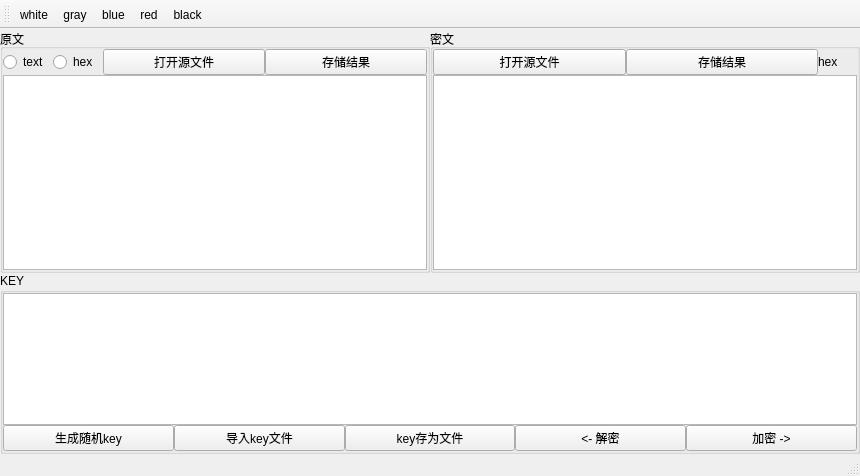
<?xml version="1.0" encoding="UTF-8"?>
<ui version="4.0">
 <class>MainWindow</class>
 <widget class="QMainWindow" name="MainWindow">
  <property name="geometry">
   <rect>
    <x>0</x>
    <y>0</y>
    <width>860</width>
    <height>476</height>
   </rect>
  </property>
  <property name="windowTitle">
   <string>MainWindow</string>
  </property>
  <property name="styleSheet">
   <string notr="true"/>
  </property>
  <widget class="QWidget" name="centralWidget">
   <layout class="QVBoxLayout" name="verticalLayout" stretch="0,0">
    <property name="spacing">
     <number>0</number>
    </property>
    <property name="leftMargin">
     <number>0</number>
    </property>
    <property name="topMargin">
     <number>0</number>
    </property>
    <property name="rightMargin">
     <number>0</number>
    </property>
    <property name="bottomMargin">
     <number>0</number>
    </property>
    <item>
     <widget class="QWidget" name="widget" native="true">
      <layout class="QHBoxLayout" name="horizontalLayout">
       <property name="spacing">
        <number>0</number>
       </property>
       <property name="leftMargin">
        <number>0</number>
       </property>
       <property name="topMargin">
        <number>0</number>
       </property>
       <property name="rightMargin">
        <number>0</number>
       </property>
       <property name="bottomMargin">
        <number>0</number>
       </property>
       <item>
        <widget class="QGroupBox" name="groupBox">
         <property name="title">
          <string>原文</string>
         </property>
         <layout class="QVBoxLayout" name="verticalLayout_2">
          <property name="spacing">
           <number>0</number>
          </property>
          <property name="leftMargin">
           <number>0</number>
          </property>
          <property name="topMargin">
           <number>0</number>
          </property>
          <property name="rightMargin">
           <number>0</number>
          </property>
          <property name="bottomMargin">
           <number>0</number>
          </property>
          <item>
           <widget class="QWidget" name="widget_2" native="true">
            <layout class="QHBoxLayout" name="horizontalLayout_4">
             <property name="spacing">
              <number>0</number>
             </property>
             <property name="leftMargin">
              <number>0</number>
             </property>
             <property name="topMargin">
              <number>0</number>
             </property>
             <property name="rightMargin">
              <number>0</number>
             </property>
             <property name="bottomMargin">
              <number>0</number>
             </property>
             <item>
              <widget class="QRadioButton" name="radioButton">
               <property name="maximumSize">
                <size>
                 <width>50</width>
                 <height>16777215</height>
                </size>
               </property>
               <property name="text">
                <string>text</string>
               </property>
              </widget>
             </item>
             <item>
              <widget class="QRadioButton" name="radioButton_2">
               <property name="maximumSize">
                <size>
                 <width>50</width>
                 <height>16777215</height>
                </size>
               </property>
               <property name="text">
                <string>hex</string>
               </property>
              </widget>
             </item>
             <item>
              <widget class="QPushButton" name="pushButton_8">
               <property name="text">
                <string>打开源文件</string>
               </property>
              </widget>
             </item>
             <item>
              <widget class="QPushButton" name="pushButton_11">
               <property name="text">
                <string>存储结果</string>
               </property>
              </widget>
             </item>
            </layout>
           </widget>
          </item>
          <item>
           <widget class="QTextEdit" name="textEdit">
            <property name="readOnly">
             <bool>false</bool>
            </property>
           </widget>
          </item>
         </layout>
        </widget>
       </item>
       <item>
        <widget class="QGroupBox" name="groupBox_2">
         <property name="title">
          <string>密文</string>
         </property>
         <layout class="QVBoxLayout" name="verticalLayout_3">
          <property name="spacing">
           <number>0</number>
          </property>
          <property name="leftMargin">
           <number>0</number>
          </property>
          <property name="topMargin">
           <number>0</number>
          </property>
          <property name="rightMargin">
           <number>0</number>
          </property>
          <property name="bottomMargin">
           <number>0</number>
          </property>
          <item>
           <widget class="QWidget" name="widget_5" native="true">
            <layout class="QHBoxLayout" name="horizontalLayout_5">
             <property name="spacing">
              <number>0</number>
             </property>
             <property name="leftMargin">
              <number>0</number>
             </property>
             <property name="topMargin">
              <number>0</number>
             </property>
             <property name="rightMargin">
              <number>0</number>
             </property>
             <property name="bottomMargin">
              <number>0</number>
             </property>
             <item>
              <widget class="QPushButton" name="pushButton_12">
               <property name="text">
                <string>打开源文件</string>
               </property>
              </widget>
             </item>
             <item>
              <widget class="QPushButton" name="pushButton_9">
               <property name="text">
                <string>存储结果</string>
               </property>
              </widget>
             </item>
             <item>
              <widget class="QLabel" name="label">
               <property name="maximumSize">
                <size>
                 <width>39</width>
                 <height>16777215</height>
                </size>
               </property>
               <property name="text">
                <string>hex</string>
               </property>
              </widget>
             </item>
            </layout>
           </widget>
          </item>
          <item>
           <widget class="QTextEdit" name="textEdit_2">
            <property name="readOnly">
             <bool>false</bool>
            </property>
           </widget>
          </item>
         </layout>
        </widget>
       </item>
      </layout>
     </widget>
    </item>
    <item>
     <widget class="QGroupBox" name="groupBox_3">
      <property name="maximumSize">
       <size>
        <width>16777215</width>
        <height>181</height>
       </size>
      </property>
      <property name="title">
       <string>KEY</string>
      </property>
      <layout class="QHBoxLayout" name="horizontalLayout_2">
       <property name="spacing">
        <number>0</number>
       </property>
       <property name="leftMargin">
        <number>0</number>
       </property>
       <property name="topMargin">
        <number>0</number>
       </property>
       <property name="rightMargin">
        <number>0</number>
       </property>
       <property name="bottomMargin">
        <number>0</number>
       </property>
       <item>
        <widget class="QWidget" name="widget_3" native="true">
         <layout class="QVBoxLayout" name="verticalLayout_4">
          <property name="spacing">
           <number>0</number>
          </property>
          <property name="leftMargin">
           <number>0</number>
          </property>
          <property name="topMargin">
           <number>0</number>
          </property>
          <property name="rightMargin">
           <number>0</number>
          </property>
          <property name="bottomMargin">
           <number>0</number>
          </property>
          <item>
           <widget class="QTextEdit" name="textEdit_3">
            <property name="maximumSize">
             <size>
              <width>16777215</width>
              <height>170</height>
             </size>
            </property>
            <property name="styleSheet">
             <string notr="true"/>
            </property>
           </widget>
          </item>
          <item>
           <widget class="QWidget" name="widget_4" native="true">
            <layout class="QHBoxLayout" name="horizontalLayout_3">
             <property name="spacing">
              <number>0</number>
             </property>
             <property name="leftMargin">
              <number>0</number>
             </property>
             <property name="topMargin">
              <number>0</number>
             </property>
             <property name="rightMargin">
              <number>0</number>
             </property>
             <property name="bottomMargin">
              <number>0</number>
             </property>
             <item>
              <widget class="QPushButton" name="pushButton_3">
               <property name="text">
                <string>生成随机key</string>
               </property>
              </widget>
             </item>
             <item>
              <widget class="QPushButton" name="pushButton_5">
               <property name="text">
                <string>导入key文件</string>
               </property>
              </widget>
             </item>
             <item>
              <widget class="QPushButton" name="pushButton_4">
               <property name="text">
                <string>key存为文件</string>
               </property>
              </widget>
             </item>
             <item>
              <widget class="QPushButton" name="pushButton_2">
               <property name="text">
                <string>&lt;- 解密</string>
               </property>
              </widget>
             </item>
             <item>
              <widget class="QPushButton" name="pushButton">
               <property name="text">
                <string>加密 -&gt;</string>
               </property>
              </widget>
             </item>
            </layout>
           </widget>
          </item>
         </layout>
        </widget>
       </item>
      </layout>
     </widget>
    </item>
   </layout>
  </widget>
  <widget class="QMenuBar" name="menuBar">
   <property name="geometry">
    <rect>
     <x>0</x>
     <y>0</y>
     <width>860</width>
     <height>23</height>
    </rect>
   </property>
  </widget>
  <widget class="QToolBar" name="mainToolBar">
   <attribute name="toolBarArea">
    <enum>TopToolBarArea</enum>
   </attribute>
   <attribute name="toolBarBreak">
    <bool>false</bool>
   </attribute>
   <addaction name="actionwhite"/>
   <addaction name="actiongray"/>
   <addaction name="actionblue"/>
   <addaction name="actionred"/>
   <addaction name="actionblack"/>
  </widget>
  <widget class="QStatusBar" name="statusBar"/>
  <action name="actionwhite">
   <property name="text">
    <string>white</string>
   </property>
  </action>
  <action name="actiongray">
   <property name="text">
    <string>gray</string>
   </property>
  </action>
  <action name="actionblue">
   <property name="text">
    <string>blue</string>
   </property>
  </action>
  <action name="actionred">
   <property name="text">
    <string>red</string>
   </property>
  </action>
  <action name="actionblack">
   <property name="text">
    <string>black</string>
   </property>
  </action>
 </widget>
 <layoutdefault spacing="6" margin="11"/>
 <resources/>
 <connections/>
</ui>
